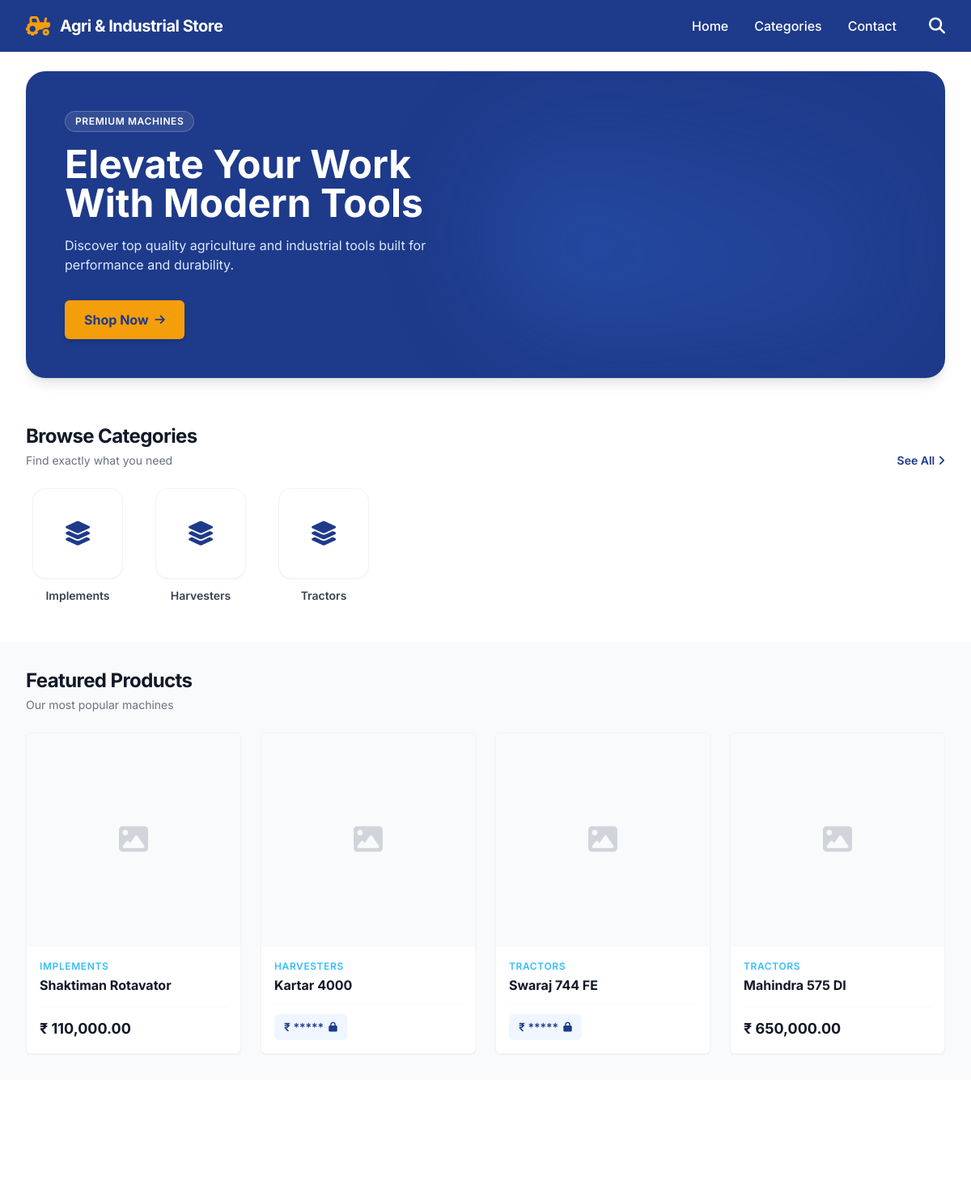
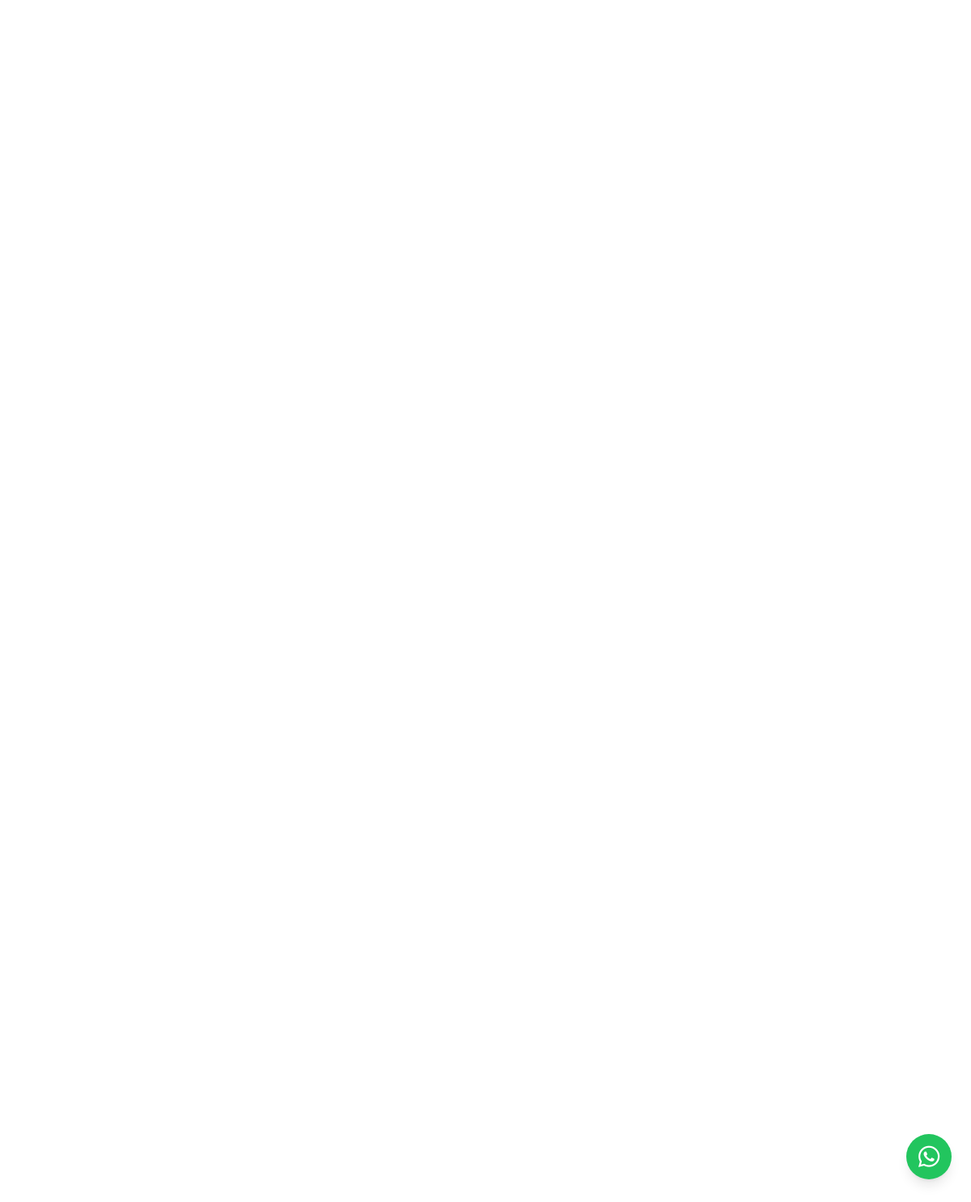
The page / on the database its author committed (2 pictures, top to bottom).
### tables this page shows
CREATE TABLE settings (
    id INTEGER PRIMARY KEY AUTOINCREMENT,
    key TEXT NOT NULL UNIQUE,
    value TEXT
);

CREATE TABLE categories (
    id INTEGER PRIMARY KEY AUTOINCREMENT,
    name TEXT NOT NULL,
    slug TEXT NOT NULL UNIQUE,
    image TEXT,
    created_at DATETIME DEFAULT CURRENT_TIMESTAMP
);

CREATE TABLE products (
    id INTEGER PRIMARY KEY AUTOINCREMENT,
    category_id INTEGER,
    name TEXT NOT NULL,
    slug TEXT NOT NULL UNIQUE,
    short_description TEXT,
    description TEXT,
    specifications TEXT,
    applications TEXT,
    price REAL,
    price_visibility TEXT DEFAULT 'public', -- 'public', 'locked', 'hidden'
    featured INTEGER DEFAULT 0,
    status TEXT DEFAULT 'active', -- 'active', 'inactive'
    created_at DATETIME DEFAULT CURRENT_TIMESTAMP,
    FOREIGN KEY(category_id) REFERENCES categories(id)
);

### includes/functions.php (called while the page is built, shortened)
<?php
require_once __DIR__ . '/db.php';
function getSetting($key) {
    global $pdo;
    $stmt = $pdo->prepare("SELECT value FROM settings WHERE key = ?");
    $stmt->execute([$key]);
    return $stmt->fetchColumn() ?: '';
}
function formatPrice($price) {
    return '₹ ' . number_format($price, 2);
}
function getWhatsappLink($productName = '') {
    $whatsappNumber = getSetting('whatsapp');
    $cleanNumber = preg_replace('/[^0-9]/', '', $whatsappNumber);
    $message = "Hello! I am interested in your products.";
    return "https://wa.me/" . $cleanNumber . "?text=" . urlencode($message);
}

### index.php (the view, shortened to what this page needs)
<?php
require_once __DIR__ . '/includes/db.php';
require_once __DIR__ . '/includes/functions.php';
include __DIR__ . '/includes/header.php';
$categories = $pdo->query("SELECT * FROM categories ORDER BY id DESC LIMIT 5")->fetchAll();
$featuredProducts = $pdo->query("
    SELECT p.*, c.name as category_name,
           (SELECT image_path FROM product_images WHERE product_id = p.id AND is_primary = 1 LIMIT 1) as primary_image
    FROM products p
    LEFT JOIN categories c ON p.category_id = c.id
    WHERE p.featured = 1 AND p.status = 'active'
    ORDER BY p.id DESC LIMIT 4
")->fetchAll();
?>
<div class="px-4 sm:px-6 lg:px-8 py-6 animate-fade-in">
    <div class="bg-primary rounded-2xl md:rounded-3xl p-8 md:p-12 text-white relative overflow-hidden shadow-lg flex flex-col md:flex-row items-center justify-between">
        <div class="relative z-10 w-full md:w-1/2">
            <span class="inline-block px-3 py-1 bg-white/10 rounded-full text-xs font-semibold tracking-wider mb-4 border border-white/20">PREMIUM MACHINES</span>
            <h2 class="text-3xl md:text-5xl font-bold mb-4 leading-tight">Elevate Your Work With Modern Tools</h2>
            <p class="text-blue-100 text-sm md:text-base mb-8 max-w-md">Discover top quality agriculture and industrial tools built for performance and durability.</p>
            <a href="/categories.php" class="inline-flex items-center gap-2 bg-accent text-primary font-bold px-6 py-3 rounded-md shadow-md transition hover:bg-yellow-400 hover:-translate-y-0.5">
                Shop Now <i class="fa-solid fa-arrow-right text-sm"></i>
            </a>
        </div>
        <div class="hidden md:block w-1/2 relative h-64">
            <div class="absolute inset-0 bg-gradient-to-tr from-blue-500/30 to-transparent rounded-full blur-3xl animate-pulse"></div>
        </div>
    </div>
</div>
<?php if (!empty($categories)): ?>
<div class="px-4 sm:px-6 lg:px-8 py-8 animate-slide-up">
    <div class="flex justify-between items-end mb-6">
        <div>
            <h3 class="text-2xl font-bold text-gray-900 tracking-tight">Browse Categories</h3>
            <p class="text-gray-500 text-sm mt-1">Find exactly what you need</p>
        </div>
        <a href="/categories.php" class="text-primary font-semibold hover:text-blue-800 transition flex items-center gap-1 text-sm">
            See All <i class="fa-solid fa-angle-right"></i>
        </a>
    </div>
    <div class="flex overflow-x-auto no-scrollbar gap-4 md:gap-6 pb-4">
        <?php foreach ($categories as $cat): ?>
            <a href="/categories.php?slug=<?php echo urlencode($cat['slug']); ?>" class="flex-shrink-0 w-24 md:w-32 flex flex-col items-center group">
                <div class="w-20 h-20 md:w-28 md:h-28 bg-white rounded-2xl flex items-center justify-center mb-3 group-hover:shadow-md transition-all duration-300 shadow-sm border border-gray-100 overflow-hidden group-hover:-translate-y-1">
                    <?php if($cat['image']): ?>
                        <img src="/<?php echo htmlspecialchars($cat['image']); ?>" class="w-full h-full object-cover group-hover:scale-110 transition duration-500">
                    <?php else: ?>
                        <i class="fa-solid fa-layer-group text-primary text-2xl md:text-3xl group-hover:scale-110 transition duration-300"></i>
                    <?php endif; ?>
                </div>
                <span class="text-sm font-semibold text-gray-700 text-center leading-tight group-hover:text-primary transition"><?php echo htmlspecialchars($cat['name']); ?></span>
            </a>
        <?php endforeach; ?>
    </div>
</div>
<?php endif; ?>
<?php if (!empty($featuredProducts)): ?>
<div class="px-4 sm:px-6 lg:px-8 py-8 bg-gray-50 animate-slide-up" style="animation-delay: 0.1s;">
    <div class="mb-6">
        <h3 class="text-2xl font-bold text-gray-900 tracking-tight">Featured Products</h3>
        <p class="text-gray-500 text-sm mt-1">Our most popular machines</p>
    </div>
    <div class="grid grid-cols-2 md:grid-cols-4 gap-4 md:gap-6">
        <?php foreach ($featuredProducts as $product): ?>
            <div class="bg-white border border-gray-100 rounded-md shadow-sm hover:shadow-lg transition-all duration-300 group relative flex flex-col h-full hover:-translate-y-1">
                <a href="/product.php?slug=<?php echo urlencode($product['slug']); ?>" class="block relative aspect-square bg-gray-50 rounded-t-md overflow-hidden border-b border-gray-50">
                    <?php if($product['primary_image']): ?>
                        <img src="/<?php echo htmlspecialchars($product['primary_image']); ?>" class="w-full h-full object-cover group-hover:scale-105 transition duration-500" loading="lazy">
                    <?php else: ?>
                        <div class="w-full h-full flex items-center justify-center text-gray-300">
                            <i class="fa-solid fa-image text-4xl"></i>
                        </div>
                    <?php endif; ?>
                </a>
                <div class="p-4 flex-grow flex flex-col">
                    <p class="text-xs text-secondary font-semibold mb-1 uppercase tracking-wider truncate"><?php echo htmlspecialchars($product['category_name']); ?></p>
                    <a href="/product.php?slug=<?php echo urlencode($product['slug']); ?>" class="block group-hover:text-primary transition">
                        <h4 class="text-base font-bold text-gray-900 leading-snug mb-3 line-clamp-2"><?php echo htmlspecialchars($product['name']); ?></h4>
                    </a>
                    <div class="mt-auto pt-3 border-t border-gray-50 flex items-center justify-between">
                        <div class="price-container" data-product-id="<?php echo $product['id']; ?>" data-price="<?php echo $product['price']; ?>" data-visibility="<?php echo $product['price_visibility']; ?>">
                            <?php if ($product['price_visibility'] === 'public'): ?>
                                <span class="font-bold text-lg text-gray-900"><?php echo formatPrice($product['price']); ?></span>
                            <?php elseif ($product['price_visibility'] === 'locked'): ?>
                                <button class="btn-unlock-price flex items-center gap-1.5 text-primary font-semibold text-sm bg-blue-50 px-3 py-1.5 rounded-md hover:bg-blue-100 transition">
                                    <span>₹ *****</span>
                                    <i class="fa-solid fa-lock text-xs"></i>
                                </button>
                            <?php else: ?>
                                <a href="<?php echo getWhatsappLink($product['name']); ?>" target="_blank" class="text-sm text-primary font-semibold hover:underline">Ask Price</a>
                            <?php endif; ?>
                        </div>
                    </div>
                </div>
            </div>
        <?php endforeach; ?>
    </div>
</div>
<?php endif; ?>
<a href="<?php echo getWhatsappLink(); ?>" target="_blank" class="fixed bottom-24 md:bottom-8 right-6 z-40 bg-green-500 text-white w-14 h-14 rounded-full flex items-center justify-center shadow-lg hover:bg-green-600 hover:shadow-xl transition-all duration-300 hover:-translate-y-1 animate-slide-up" style="animation-delay: 0.3s;">
    <i class="fa-brands fa-whatsapp text-3xl"></i>
</a>
<?php include __DIR__ . '/includes/footer.php'; ?>

### includes/header.php (shortened to what this page needs)
<!DOCTYPE html>
<html lang="en">
<head>
    <link rel="stylesheet" href="https://cdnjs.cloudflare.com/ajax/libs/font-awesome/6.4.0/css/all.min.css">
    <link rel="stylesheet" href="https://cdn.jsdelivr.net/npm/swiper@10/swiper-bundle.min.css" />
    <script src="https://cdn.tailwindcss.com"></script>
    <link href="/assets/css/app.css" rel="stylesheet">
</head>
<body class="bg-gray-50 text-gray-800 antialiased font-sans pb-16 md:pb-0">
    <header class="bg-primary text-white sticky top-0 z-50 shadow-sm">
        <div class="max-w-7xl mx-auto px-4 sm:px-6 lg:px-8 h-16 flex items-center justify-between">
            <a href="/" class="flex items-center gap-3 group">
                <i class="fa-solid fa-tractor text-accent text-2xl group-hover:scale-110 transition-transform"></i>
                <span class="font-bold text-xl tracking-tight truncate"><?php echo htmlspecialchars(getSetting('store_name')); ?></span>
            </a>
            <nav class="hidden md:flex gap-8 items-center font-medium">
                <a href="/" class="hover:text-accent transition">Home</a>
                <a href="/categories.php" class="hover:text-accent transition">Categories</a>
                <a href="/contact.php" class="hover:text-accent transition">Contact</a>
                <a href="/search.php" class="text-white hover:text-accent transition ml-2">
                    <i class="fa-solid fa-search text-xl"></i>
                </a>
            </nav>
        </div>
    </header>
    <main class="max-w-7xl mx-auto bg-white min-h-screen shadow-sm relative sm:rounded-b-lg">

### assets/css/app.css (style rules this page uses)
.line-clamp-2 { display: -webkit-box; -webkit-line-clamp: 2; -webkit-box-orient: vertical; overflow: hidden; }
.no-scrollbar { -ms-overflow-style: none; scrollbar-width: none; }
* { -webkit-tap-highlight-color: transparent; }
.animate-fade-in { animation: fadeIn 0.3s ease-in-out; }
.animate-slide-up { animation: slideUp 0.4s ease-out; }

### rows shown on the page
settings: value "Agri & Industrial Store"
categories: name "Implements"
categories: name "Harvesters"
categories: name "Tractors"
products: category.name "IMPLEMENTS", name "Shaktiman Rotavator", price "₹ 110,000.00"
products: category.name "HARVESTERS", name "Kartar 4000", price_visibility "locked" (drawn)
products: category.name "TRACTORS", name "Swaraj 744 FE", price_visibility "locked" (drawn)
products: category.name "TRACTORS", name "Mahindra 575 DI", price "₹ 650,000.00"
